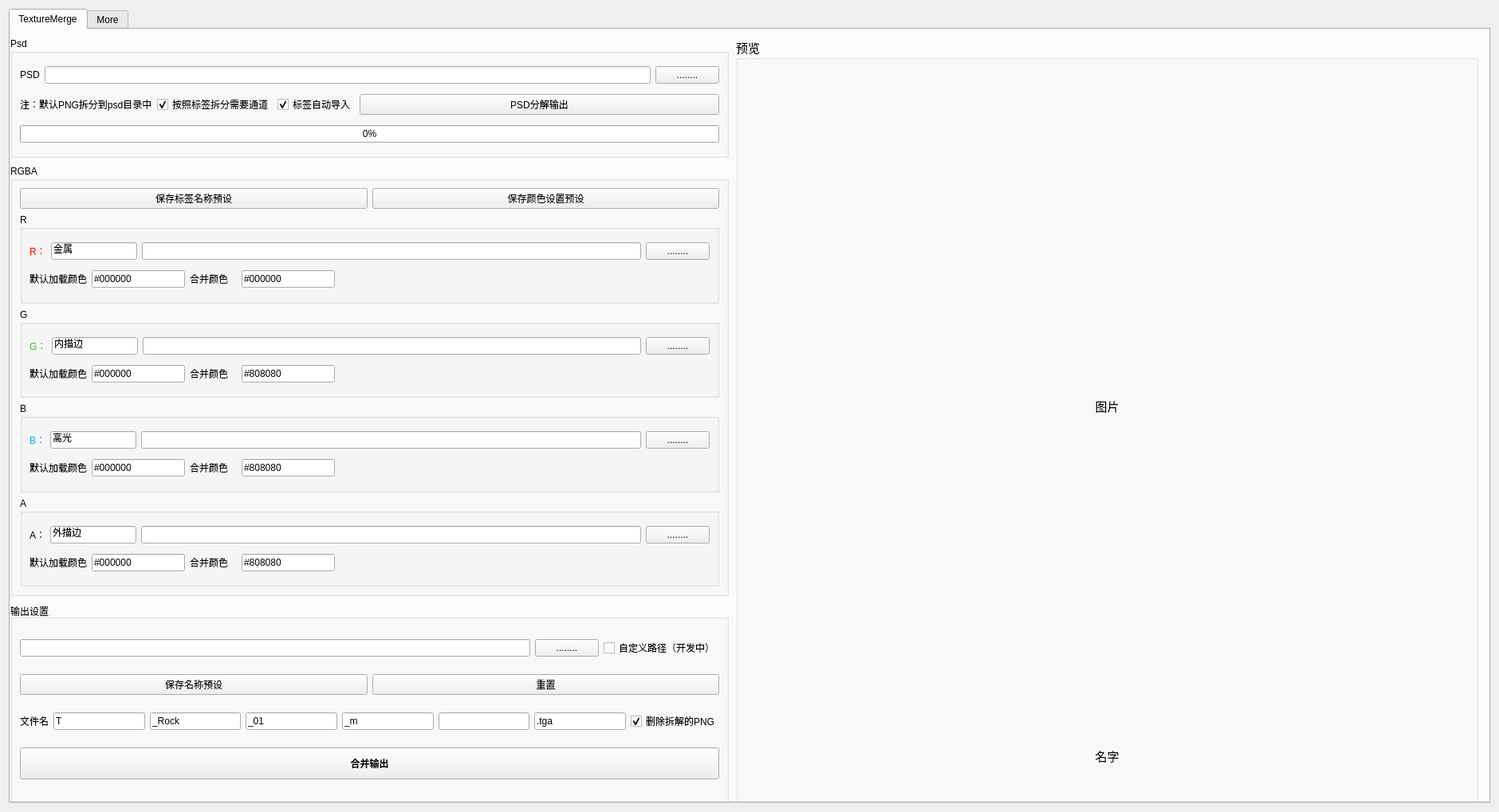
<?xml version="1.0" encoding="UTF-8"?>
<ui version="4.0">
 <class>TextureMange</class>
 <widget class="QWidget" name="TextureMange">
  <property name="enabled">
   <bool>true</bool>
  </property>
  <property name="geometry">
   <rect>
    <x>0</x>
    <y>0</y>
    <width>1880</width>
    <height>1019</height>
   </rect>
  </property>
  <property name="minimumSize">
   <size>
    <width>1880</width>
    <height>1019</height>
   </size>
  </property>
  <property name="maximumSize">
   <size>
    <width>1880</width>
    <height>1200</height>
   </size>
  </property>
  <property name="windowTitle">
   <string>TextureManger_v1.0</string>
  </property>
  <property name="autoFillBackground">
   <bool>false</bool>
  </property>
  <layout class="QGridLayout" name="gridLayout_2">
   <item row="0" column="1">
    <widget class="QTabWidget" name="tabWidget">
     <property name="enabled">
      <bool>true</bool>
     </property>
     <property name="currentIndex">
      <number>0</number>
     </property>
     <widget class="QWidget" name="tab">
      <property name="enabled">
       <bool>true</bool>
      </property>
      <property name="sizePolicy">
       <sizepolicy hsizetype="Preferred" vsizetype="Preferred">
        <horstretch>0</horstretch>
        <verstretch>0</verstretch>
       </sizepolicy>
      </property>
      <property name="statusTip">
       <string notr="true"/>
      </property>
      <property name="autoFillBackground">
       <bool>false</bool>
      </property>
      <property name="styleSheet">
       <string notr="true"/>
      </property>
      <attribute name="title">
       <string>TextureMerge</string>
      </attribute>
      <widget class="QGroupBox" name="groupBox">
       <property name="geometry">
        <rect>
         <x>0</x>
         <y>720</y>
         <width>901</width>
         <height>251</height>
        </rect>
       </property>
       <property name="autoFillBackground">
        <bool>false</bool>
       </property>
       <property name="title">
        <string>输出设置</string>
       </property>
       <property name="flat">
        <bool>false</bool>
       </property>
       <property name="checkable">
        <bool>false</bool>
       </property>
       <layout class="QVBoxLayout" name="verticalLayout_17">
        <item>
         <layout class="QHBoxLayout" name="horizontalLayout_8" stretch="2,0,0">
          <item>
           <widget class="QLineEdit" name="lineEdit_5"/>
          </item>
          <item>
           <widget class="QPushButton" name="coust_Button">
            <property name="text">
             <string>........</string>
            </property>
           </widget>
          </item>
          <item>
           <widget class="QCheckBox" name="checkBox_3">
            <property name="text">
             <string>自定义路径（开发中）</string>
            </property>
           </widget>
          </item>
         </layout>
        </item>
        <item>
         <layout class="QHBoxLayout" name="horizontalLayout_9">
          <item>
           <widget class="QPushButton" name="tex_json">
            <property name="text">
             <string>保存名称预设</string>
            </property>
           </widget>
          </item>
          <item>
           <widget class="QPushButton" name="pushButton">
            <property name="text">
             <string>重置</string>
            </property>
           </widget>
          </item>
         </layout>
        </item>
        <item>
         <layout class="QHBoxLayout" name="horizontalLayout">
          <item>
           <widget class="QLabel" name="label_5">
            <property name="maximumSize">
             <size>
              <width>16777215</width>
              <height>40</height>
             </size>
            </property>
            <property name="text">
             <string>文件名</string>
            </property>
           </widget>
          </item>
          <item>
           <widget class="QLineEdit" name="basename">
            <property name="text">
             <string>T</string>
            </property>
           </widget>
          </item>
          <item>
           <widget class="QLineEdit" name="r_name">
            <property name="text">
             <string>_Rock</string>
            </property>
           </widget>
          </item>
          <item>
           <widget class="QLineEdit" name="g_name">
            <property name="text">
             <string>_01</string>
            </property>
           </widget>
          </item>
          <item>
           <widget class="QLineEdit" name="b_name">
            <property name="text">
             <string>_m</string>
            </property>
           </widget>
          </item>
          <item>
           <widget class="QLineEdit" name="a_name">
            <property name="text">
             <string/>
            </property>
           </widget>
          </item>
          <item>
           <widget class="QLineEdit" name="tex_file_line">
            <property name="text">
             <string>.tga</string>
            </property>
           </widget>
          </item>
          <item>
           <widget class="QCheckBox" name="checkBox_2">
            <property name="text">
             <string>删除拆解的PNG</string>
            </property>
            <property name="checked">
             <bool>true</bool>
            </property>
           </widget>
          </item>
         </layout>
        </item>
        <item>
         <widget class="QPushButton" name="mergeButton">
          <property name="sizePolicy">
           <sizepolicy hsizetype="Minimum" vsizetype="Fixed">
            <horstretch>0</horstretch>
            <verstretch>0</verstretch>
           </sizepolicy>
          </property>
          <property name="maximumSize">
           <size>
            <width>16777215</width>
            <height>40</height>
           </size>
          </property>
          <property name="font">
           <font>
            <family>Arial Narrow</family>
            <weight>75</weight>
            <bold>true</bold>
           </font>
          </property>
          <property name="text">
           <string>合并输出</string>
          </property>
          <property name="autoDefault">
           <bool>false</bool>
          </property>
         </widget>
        </item>
       </layout>
      </widget>
      <widget class="QGroupBox" name="groupBox_2">
       <property name="geometry">
        <rect>
         <x>0</x>
         <y>10</y>
         <width>901</width>
         <height>151</height>
        </rect>
       </property>
       <property name="mouseTracking">
        <bool>false</bool>
       </property>
       <property name="tabletTracking">
        <bool>false</bool>
       </property>
       <property name="autoFillBackground">
        <bool>false</bool>
       </property>
       <property name="title">
        <string>Psd</string>
       </property>
       <layout class="QVBoxLayout" name="verticalLayout_3">
        <item>
         <layout class="QHBoxLayout" name="horizontalLayout_5">
          <item>
           <widget class="QLabel" name="label">
            <property name="text">
             <string>PSD</string>
            </property>
           </widget>
          </item>
          <item>
           <widget class="QLineEdit" name="psd_lineEdit"/>
          </item>
          <item>
           <widget class="QPushButton" name="psd_Button">
            <property name="text">
             <string>........</string>
            </property>
           </widget>
          </item>
         </layout>
        </item>
        <item>
         <layout class="QHBoxLayout" name="horizontalLayout_6" stretch="0,0,0,1">
          <item>
           <widget class="QLabel" name="label_2">
            <property name="text">
             <string>注：默认PNG拆分到psd目录中</string>
            </property>
           </widget>
          </item>
          <item>
           <widget class="QCheckBox" name="checkBox_4">
            <property name="text">
             <string>按照标签拆分需要通道</string>
            </property>
            <property name="checked">
             <bool>true</bool>
            </property>
           </widget>
          </item>
          <item>
           <widget class="QCheckBox" name="checkBox">
            <property name="text">
             <string>标签自动导入</string>
            </property>
            <property name="checked">
             <bool>true</bool>
            </property>
           </widget>
          </item>
          <item>
           <widget class="QPushButton" name="out_Button">
            <property name="font">
             <font>
              <weight>50</weight>
              <italic>false</italic>
              <bold>false</bold>
              <underline>false</underline>
              <strikeout>false</strikeout>
             </font>
            </property>
            <property name="text">
             <string>PSD分解输出</string>
            </property>
           </widget>
          </item>
         </layout>
        </item>
        <item>
         <widget class="QProgressBar" name="progressBar1">
          <property name="maximum">
           <number>105</number>
          </property>
          <property name="value">
           <number>0</number>
          </property>
          <property name="invertedAppearance">
           <bool>false</bool>
          </property>
         </widget>
        </item>
       </layout>
      </widget>
      <widget class="QGroupBox" name="show_box">
       <property name="geometry">
        <rect>
         <x>910</x>
         <y>10</y>
         <width>931</width>
         <height>961</height>
        </rect>
       </property>
       <property name="sizePolicy">
        <sizepolicy hsizetype="Expanding" vsizetype="Expanding">
         <horstretch>0</horstretch>
         <verstretch>0</verstretch>
        </sizepolicy>
       </property>
       <property name="font">
        <font>
         <family>BIZ UDPGothic</family>
         <pointsize>11</pointsize>
         <weight>50</weight>
         <bold>false</bold>
        </font>
       </property>
       <property name="autoFillBackground">
        <bool>false</bool>
       </property>
       <property name="title">
        <string>预览</string>
       </property>
       <layout class="QVBoxLayout" name="verticalLayout_6" stretch="0,8,1">
        <item>
         <spacer name="verticalSpacer_3">
          <property name="orientation">
           <enum>Qt::Vertical</enum>
          </property>
          <property name="sizeHint" stdset="0">
           <size>
            <width>20</width>
            <height>40</height>
           </size>
          </property>
         </spacer>
        </item>
        <item>
         <widget class="QLabel" name="label_image">
          <property name="text">
           <string>图片</string>
          </property>
          <property name="scaledContents">
           <bool>false</bool>
          </property>
          <property name="alignment">
           <set>Qt::AlignCenter</set>
          </property>
         </widget>
        </item>
        <item>
         <widget class="QLabel" name="pngname_lineEdit">
          <property name="text">
           <string>名字</string>
          </property>
          <property name="alignment">
           <set>Qt::AlignCenter</set>
          </property>
         </widget>
        </item>
       </layout>
      </widget>
      <widget class="QGroupBox" name="groupBox_5">
       <property name="geometry">
        <rect>
         <x>0</x>
         <y>170</y>
         <width>901</width>
         <height>541</height>
        </rect>
       </property>
       <property name="sizePolicy">
        <sizepolicy hsizetype="Expanding" vsizetype="Expanding">
         <horstretch>0</horstretch>
         <verstretch>0</verstretch>
        </sizepolicy>
       </property>
       <property name="title">
        <string>RGBA</string>
       </property>
       <layout class="QVBoxLayout" name="verticalLayout_7">
        <item>
         <layout class="QVBoxLayout" name="verticalLayout_2">
          <item>
           <layout class="QHBoxLayout" name="yushe01">
            <item>
             <widget class="QPushButton" name="mark_Button">
              <property name="text">
               <string>保存标签名称预设</string>
              </property>
             </widget>
            </item>
            <item>
             <widget class="QPushButton" name="mark_Button_3">
              <property name="text">
               <string>保存颜色设置预设</string>
              </property>
             </widget>
            </item>
           </layout>
          </item>
         </layout>
        </item>
        <item>
         <widget class="QGroupBox" name="groupBox">
          <property name="title">
           <string>R</string>
          </property>
          <layout class="QVBoxLayout" name="verticalLayout">
           <item>
            <layout class="QHBoxLayout" name="horizontalLayout_2" stretch="0,0,1,0">
             <item>
              <widget class="QLabel" name="R">
               <property name="cursor">
                <cursorShape>ArrowCursor</cursorShape>
               </property>
               <property name="styleSheet">
                <string notr="true">color: rgb(255, 0, 0);</string>
               </property>
               <property name="text">
                <string>R：</string>
               </property>
              </widget>
             </item>
             <item>
              <widget class="QLineEdit" name="mark_r">
               <property name="text">
                <string>金属 </string>
               </property>
              </widget>
             </item>
             <item>
              <widget class="QLineEdit" name="r_lineEdit">
               <property name="styleSheet">
                <string notr="true">color: rgb(255, 0, 0);</string>
               </property>
              </widget>
             </item>
             <item>
              <widget class="QPushButton" name="r_pushButton">
               <property name="font">
                <font>
                 <weight>50</weight>
                 <bold>false</bold>
                 <underline>false</underline>
                </font>
               </property>
               <property name="autoFillBackground">
                <bool>false</bool>
               </property>
               <property name="text">
                <string>........</string>
               </property>
               <property name="checkable">
                <bool>false</bool>
               </property>
               <property name="autoRepeat">
                <bool>false</bool>
               </property>
               <property name="autoExclusive">
                <bool>false</bool>
               </property>
              </widget>
             </item>
            </layout>
           </item>
           <item>
            <layout class="QHBoxLayout" name="horizontalLayout_10" stretch="1,2,1,2,8">
             <item>
              <widget class="QLabel" name="label_6">
               <property name="text">
                <string>默认加载颜色</string>
               </property>
              </widget>
             </item>
             <item>
              <widget class="QLineEdit" name="default_r">
               <property name="text">
                <string>#000000</string>
               </property>
              </widget>
             </item>
             <item>
              <widget class="QLabel" name="label_7">
               <property name="text">
                <string>合并颜色</string>
               </property>
              </widget>
             </item>
             <item>
              <widget class="QLineEdit" name="merge_r_c">
               <property name="text">
                <string>#000000</string>
               </property>
              </widget>
             </item>
             <item>
              <spacer name="horizontalSpacer">
               <property name="orientation">
                <enum>Qt::Horizontal</enum>
               </property>
               <property name="sizeHint" stdset="0">
                <size>
                 <width>40</width>
                 <height>20</height>
                </size>
               </property>
              </spacer>
             </item>
            </layout>
           </item>
          </layout>
         </widget>
        </item>
        <item>
         <widget class="QGroupBox" name="groupBox">
          <property name="title">
           <string>G</string>
          </property>
          <layout class="QVBoxLayout" name="verticalLayout_8">
           <item>
            <layout class="QHBoxLayout" name="g_frame" stretch="0,0,1,0">
             <item>
              <widget class="QLabel" name="G">
               <property name="cursor">
                <cursorShape>ArrowCursor</cursorShape>
               </property>
               <property name="styleSheet">
                <string notr="true">color: rgb(39, 204, 20);</string>
               </property>
               <property name="text">
                <string>G：</string>
               </property>
              </widget>
             </item>
             <item>
              <widget class="QLineEdit" name="mark_g">
               <property name="text">
                <string>内描边</string>
               </property>
              </widget>
             </item>
             <item>
              <widget class="QLineEdit" name="g_lineEdit">
               <property name="styleSheet">
                <string notr="true">color: rgb(39, 204, 20);</string>
               </property>
              </widget>
             </item>
             <item>
              <widget class="QPushButton" name="g_pushButton">
               <property name="text">
                <string>........</string>
               </property>
              </widget>
             </item>
            </layout>
           </item>
           <item>
            <layout class="QHBoxLayout" name="g2_frame" stretch="1,2,1,2,8">
             <item>
              <widget class="QLabel" name="label_8">
               <property name="text">
                <string>默认加载颜色</string>
               </property>
              </widget>
             </item>
             <item>
              <widget class="QLineEdit" name="default_g">
               <property name="text">
                <string>#000000</string>
               </property>
              </widget>
             </item>
             <item>
              <widget class="QLabel" name="label_9">
               <property name="text">
                <string>合并颜色</string>
               </property>
              </widget>
             </item>
             <item>
              <widget class="QLineEdit" name="merge_g_c">
               <property name="text">
                <string>#808080</string>
               </property>
              </widget>
             </item>
             <item>
              <spacer name="horizontalSpacer_2">
               <property name="orientation">
                <enum>Qt::Horizontal</enum>
               </property>
               <property name="sizeHint" stdset="0">
                <size>
                 <width>40</width>
                 <height>20</height>
                </size>
               </property>
              </spacer>
             </item>
            </layout>
           </item>
          </layout>
         </widget>
        </item>
        <item>
         <widget class="QGroupBox" name="groupBox_6">
          <property name="title">
           <string>B</string>
          </property>
          <layout class="QVBoxLayout" name="verticalLayout_9">
           <item>
            <layout class="QHBoxLayout" name="b_frame" stretch="0,0,1,0">
             <item>
              <widget class="QLabel" name="label_3">
               <property name="cursor">
                <cursorShape>ArrowCursor</cursorShape>
               </property>
               <property name="styleSheet">
                <string notr="true">color: rgb(0, 166, 255);</string>
               </property>
               <property name="text">
                <string>B：</string>
               </property>
              </widget>
             </item>
             <item>
              <widget class="QLineEdit" name="mark_b">
               <property name="text">
                <string>高光</string>
               </property>
              </widget>
             </item>
             <item>
              <widget class="QLineEdit" name="b_lineEdit">
               <property name="styleSheet">
                <string notr="true">color: rgb(0, 166, 255);</string>
               </property>
              </widget>
             </item>
             <item>
              <widget class="QPushButton" name="b_pushButton">
               <property name="text">
                <string>........</string>
               </property>
              </widget>
             </item>
            </layout>
           </item>
           <item>
            <layout class="QHBoxLayout" name="b2_frame" stretch="1,2,1,2,8">
             <item>
              <widget class="QLabel" name="label_15">
               <property name="text">
                <string>默认加载颜色</string>
               </property>
              </widget>
             </item>
             <item>
              <widget class="QLineEdit" name="default_b">
               <property name="text">
                <string>#000000</string>
               </property>
              </widget>
             </item>
             <item>
              <widget class="QLabel" name="label_16">
               <property name="text">
                <string>合并颜色</string>
               </property>
              </widget>
             </item>
             <item>
              <widget class="QLineEdit" name="merge_b_c">
               <property name="text">
                <string>#808080</string>
               </property>
              </widget>
             </item>
             <item>
              <spacer name="horizontalSpacer_5">
               <property name="orientation">
                <enum>Qt::Horizontal</enum>
               </property>
               <property name="sizeHint" stdset="0">
                <size>
                 <width>40</width>
                 <height>20</height>
                </size>
               </property>
              </spacer>
             </item>
            </layout>
           </item>
          </layout>
         </widget>
        </item>
        <item>
         <widget class="QGroupBox" name="groupBox">
          <property name="title">
           <string>A</string>
          </property>
          <layout class="QVBoxLayout" name="verticalLayout_10">
           <item>
            <layout class="QHBoxLayout" name="a_frame" stretch="0,0,1,0">
             <item>
              <widget class="QLabel" name="A">
               <property name="cursor">
                <cursorShape>ArrowCursor</cursorShape>
               </property>
               <property name="text">
                <string>A：</string>
               </property>
              </widget>
             </item>
             <item>
              <widget class="QLineEdit" name="mark_a">
               <property name="text">
                <string>外描边</string>
               </property>
              </widget>
             </item>
             <item>
              <widget class="QLineEdit" name="a_lineEdit"/>
             </item>
             <item>
              <widget class="QPushButton" name="a_pushButton">
               <property name="text">
                <string>........</string>
               </property>
              </widget>
             </item>
            </layout>
           </item>
           <item>
            <layout class="QHBoxLayout" name="a2_frmae" stretch="1,2,1,2,8">
             <item>
              <widget class="QLabel" name="label_19">
               <property name="text">
                <string>默认加载颜色</string>
               </property>
              </widget>
             </item>
             <item>
              <widget class="QLineEdit" name="default_a">
               <property name="text">
                <string>#000000</string>
               </property>
              </widget>
             </item>
             <item>
              <widget class="QLabel" name="label_20">
               <property name="text">
                <string>合并颜色</string>
               </property>
              </widget>
             </item>
             <item>
              <widget class="QLineEdit" name="merge_a_c">
               <property name="text">
                <string>#808080</string>
               </property>
              </widget>
             </item>
             <item>
              <spacer name="horizontalSpacer_7">
               <property name="orientation">
                <enum>Qt::Horizontal</enum>
               </property>
               <property name="sizeHint" stdset="0">
                <size>
                 <width>40</width>
                 <height>20</height>
                </size>
               </property>
              </spacer>
             </item>
            </layout>
           </item>
          </layout>
         </widget>
        </item>
       </layout>
      </widget>
     </widget>
     <widget class="QWidget" name="tab_2">
      <attribute name="title">
       <string>More</string>
      </attribute>
     </widget>
    </widget>
   </item>
  </layout>
 </widget>
 <resources/>
 <connections/>
</ui>
